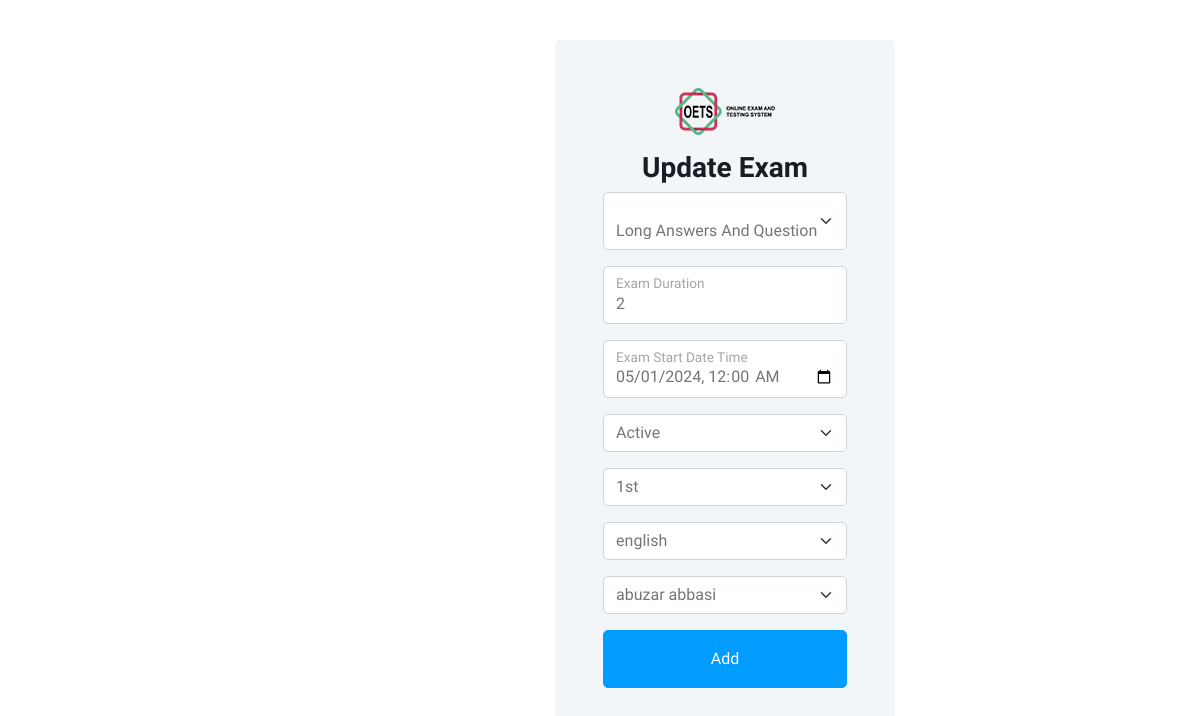
The app's page /Teacher/update_exam.php?id=3 with its own data.
### tables this page shows
CREATE TABLE `exams` (
  `exam_id` int(11) NOT NULL,
  `exam_type` enum('class_test','entry_test','internal_exam','external_exam') NOT NULL,
  `exam_duration_minutes` int(11) DEFAULT NULL,
  `start_datetime` date NOT NULL DEFAULT curdate(),
  `exam_status` enum('active','inactive') DEFAULT 'inactive',
  `semester_id` int(11) NOT NULL,
  `subject_id` int(11) NOT NULL,
  `teacher_id` int(11) NOT NULL,
  `batch_id` int(11) DEFAULT NULL
);

### Teacher/update_exam.php (the view, shortened to what this page needs)
<?php
include "../db/dbConnection.php";
    ?>
    <?php
$getID = $_GET['id'];
$selectData = "SELECT * FROM exams WHERE exam_id = '$getID'";
$sql = mysqli_query($conn, $selectData);
$row = mysqli_fetch_array($sql);
?>
<!DOCTYPE html>
<html lang="en">
<head>
    <link href="https://cdnjs.cloudflare.com/ajax/libs/font-awesome/5.10.0/css/all.min.css" rel="stylesheet">
    <link href="https://cdn.jsdelivr.net/npm/bootstrap-icons@1.4.1/font/bootstrap-icons.css" rel="stylesheet">
    <link href="../lib/owlcarousel/assets/owl.carousel.min.css" rel="stylesheet">
    <link href="../lib/tempusdominus/css/tempusdominus-bootstrap-4.min.css" rel="stylesheet" />
    <link href="../css/bootstrap.min.css" rel="stylesheet">
    <link href="../css/style.css" rel="stylesheet">
</head>
<body>
    <div class="container-xxl position-relative bg-white d-flex p-0">
        <div class="content">
            <div class="container-fluid">
                <div class="row h-100 align-items-center justify-content-center" style="min-height: 100vh;">
                    <div class="col-12 col-sm-10 col-md-8 col-lg-6 col-xl-5">
                        <div class="bg-light rounded p-4 p-sm-5 my-4 mx-3">
                            <div class="d-flex align-items-center justify-content-center mb-3">
                                <a href="index.html" class="">
                                    <img src="../img/logo.png" class="w-100" alt="logo">
                                </a>
                            </div>
                            <h3 class="text-center">Update Exam</h3>
                            <form method="post" action="<?php echo htmlspecialchars($_SERVER["PHP_SELF"]); ?>?id=<?php echo $getID; ?>" enctype="multipart/form-data">
                            <div class="form-floating mb-3">
                                    <select name="exam_type" id="exam_type" class="form-select mb-3" aria-label="Exam Type">
                                        <option value="long_answer" <?php if ($row['exam_type'] == 'long_answer') echo 'selected'; ?>>Long Answers And Question</option>
                                    </select>
                                </div>
                                <div class="form-floating mb-3">
                                    <input type="text" name="exam_duration_minutes" class="form-control" id="exam_duration_minutes" placeholder="Exam Duration" value="<?php echo $row['exam_duration_minutes']; ?>" required>
                                    <label for="floatingInput">Exam Duration</label>
                                </div>
                                <div class="form-floating mb-3">
                                    <?php
                                    if (!empty($row['start_datetime']) && $row['start_datetime'] != '0000-00-00 00:00:00') {
                                        $formatted_date = date('Y-m-d\TH:i', strtotime($row['start_datetime']));
                                    } else {
                                        $formatted_date = date('Y-m-d\TH:i');
                                    }
                                    ?>
                                    <input type="datetime-local" name="exam_start_time" class="form-control" id="exam_start_time" placeholder="Exam Start Date Time" value="<?php echo $formatted_date; ?>" required>
                                    <label for="exam_start_time">Exam Start Date Time</label>
                                </div>
                                <select name="exam_status" class="form-select mb-3" aria-label="Exam Status">
                                    <option value="active" <?php if ($row['exam_status'] == 'active') echo 'selected'; ?>>Active</option>
                                </select>
                                <select name="semester" class="form-select mb-3" aria-label="Select Semester">
                                    <?php
                                    $semester_query = "SELECT semester_id, semester_name FROM semesters";
                                    $semester_result = mysqli_query($conn, $semester_query);
                                    while ($row_semester = mysqli_fetch_assoc($semester_result)) {
                                        $selected = ($row_semester['semester_id'] == $row['semester_id']) ? 'selected' : '';
                                        echo "<option value='" . $row_semester['semester_id'] . "' " . $selected . ">" . $row_semester['semester_name'] . "</option>";
                                    }
                                    ?>
                                </select>
                                <select name="subject" class="form-select mb-3" aria-label="Select Subject">
                                    <?php
                                    $subject_query = "SELECT subject_id, subject_name FROM subjects";
                                    $subject_result = mysqli_query($conn, $subject_query);
                                    while ($row_subject = mysqli_fetch_assoc($subject_result)) {
                                        $selected = ($row_subject['subject_id'] == $row['subject_id']) ? 'selected' : '';
                                        echo "<option value='" . $row_subject['subject_id'] . "' " . $selected . ">" . $row_subject['subject_name'] . "</option>";
                                    }
                                    ?>
                                </select>
                                <select name="teacher" class="form-select mb-3" aria-label="Select Teacher">
                                    <?php
                                    $teacher_query = "SELECT teachers.teacher_id, users.name
                      FROM users
                      INNER JOIN teachers ON users.user_id = teachers.user_id";
                                    $teacher_result = mysqli_query($conn, $teacher_query);
                                    while ($row_teacher = mysqli_fetch_assoc($teacher_result)) {
                                        $selected = ($row_teacher['teacher_id'] == $row['teacher_id']) ? 'selected' : '';
                                        echo "<option value='" . $row_teacher['teacher_id'] . "' " . $selected . ">" . $row_teacher['name'] . "</option>";
                                    }
                                    ?>
                                </select>
                                <button type="submit" name="submit" class="btn btn-primary py-3 w-100 mb-4">Add</button>
                        </div>
                    </div>
                </div>
            </div>
        </div>
</body>
</html>

### css/style.css (style rules this page uses)
:root { --primary: #009CFF; --light: #F3F6F9; --dark: #191C24; }
.btn { transition: .5s; }
.btn.btn-primary { color: #FFFFFF; }
.content { margin-left: 250px; min-height: 100vh; background: #FFFFFF; transition: 0.5s; }
@media (min-width: 992px) { .content { width: calc(100% - 250px); } }

### records on screen
exams: exam_duration_minutes "2", exam_start_time "05/01/2024 00:00", exam_status "Active"

### other values on screen
form field semester "1st"
form field subject "english"
form field teacher "abuzar abbasi"
